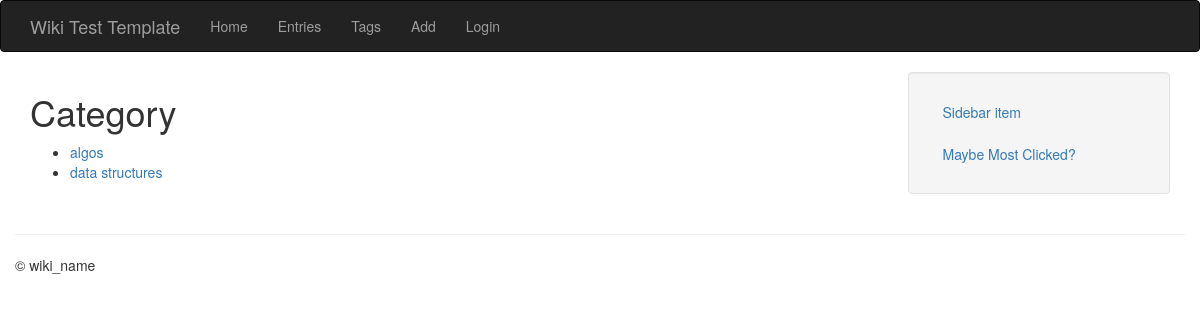
The app's page /entries/categories/, older data.
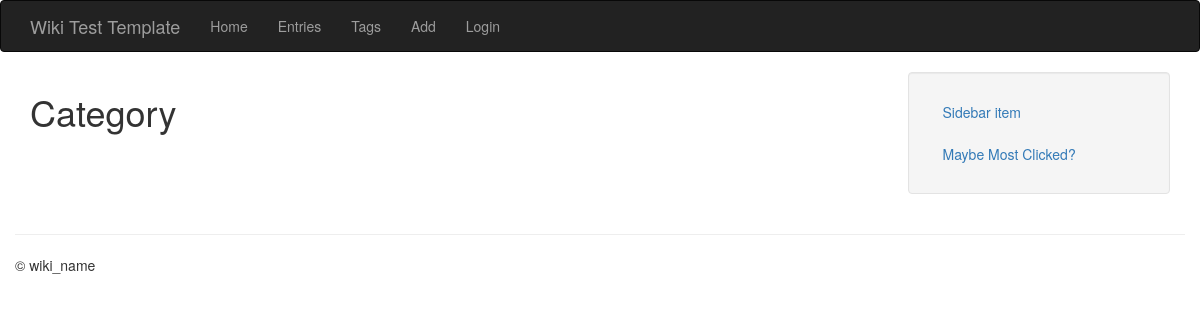
The same page, newer data.
### models.py (models this page shows, shortened)
class Category(db.Model):
    id = db.Column(db.Integer, primary_key = True)
    name = db.Column(db.String(64))
    slug = db.Column(db.String(64), unique = True)

### entries/blueprint.py (the view)
@entries.route('/categories/')
def category_index():
    categories = Category.query.order_by(Category.name)
    return object_list('entries/category_index.html', categories)

### app.py (called while the page is built)
@app.before_request
def _before_request():
    g.user = current_user

### helpers.py (called while the page is built)
def object_list(template_name, query, paginate_by=5, **context):
    page = request.args.get('page')
    if page and page.isdigit():
        page = int(page)
    else:
        page = 1
    object_list = query.paginate(page, paginate_by)
    return render_template(template_name, object_list=object_list, **context)

### entries/templates/entries/category_index.html (shortened to what this page needs)
{% extends "base.html" %}
{% block content_title %}Category{% endblock %}
{% block content %}
    <ul>
        {% for category in object_list.items %}
        <li><a href="{{ url_for('entries.category_detail', slug=category.slug)}}">{{ category.name }}</a></li>
        {% endfor %}
    </ul>
{% endblock %}

Row changes from the older to the newer data that the page shows:
removed Category: name "algos"
removed Category: name "data structures"
